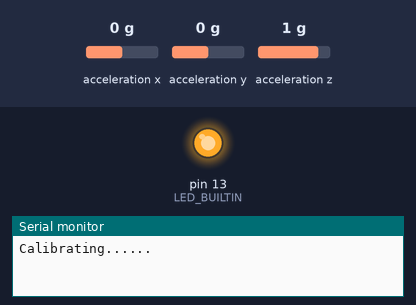
This sketch was run on a simulated Arduino Uno, built with avr-gcc and run on an emulated ATmega328P. Parts: output pins drawn as LEDs (lit = HIGH), the last lines printed to the serial monitor. Wiring (inferred from the names in the program): ADXL345 accelerometer at I2C address 0x53. The inputs (shaded band) are chosen by the test bench; at power-on: acceleration x 0 g, acceleration z 1 g, acceleration y 0 g.

Above: at 0.1 s.
At 1.6 s:
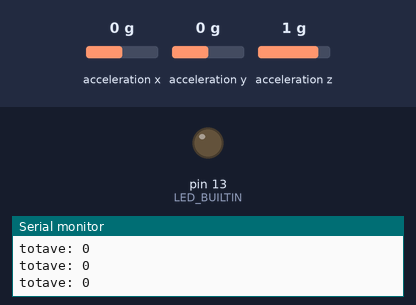
1.7 s: acceleration x set to -1.4 g
4.7 s: acceleration z set to 0 g
7.7 s: acceleration y set to -1.4 g
Timing chart, 0 to 10.7 s (numbered marks = the images above; inputs shaded):
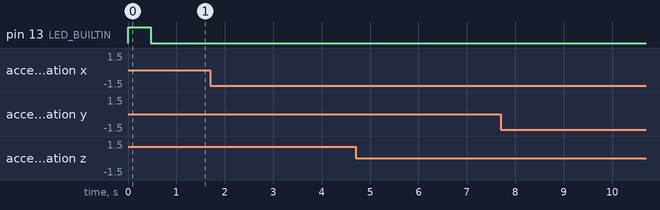

The sketch:

Accelerometer_step_count.ino
```cpp
#include <Wire.h>

#define DEVICE (0x53)    //ADXL345 device address
#define TO_READ (6)      //num of bytes we are going to read each time (two bytes for each axis)

byte buff[TO_READ];      //6 bytes buffer for saving data read from the device
int regAddress = 0x32;   //first axis-acceleration-data register on the ADXL345
int x, y, z;

int xavg, yavg, zavg, steps = 0, flag = 0;
int threshhold = 60.0;


void setup()
{
  Wire.begin();        // join i2c bus (address optional for master)
  Serial.begin(9600);  // start serial for output
  pinMode(LED_BUILTIN, OUTPUT);

  //Turning on the ADXL345
  writeTo(DEVICE, 0x2D, 0);     // ADXL345_POWER_CTL = Wakeup
  writeTo(DEVICE, 0x2D, 16);	// Auto_Sleep
  writeTo(DEVICE, 0x2D, 8);		// Measure

  calibrate();
}

void loop()
{
  readXYZ();

  Serial.print(x);
  Serial.print("\t");
  Serial.print(y);
  Serial.print("\t");
  Serial.print(z);
  Serial.println();
  Serial.print("Steps=");
  Serial.println(ArduinoPedometer());

  delay(10);
}

void readXYZ()
{
  readFrom(DEVICE, regAddress, TO_READ, buff); //read the acceleration data from the ADXL345

  //each axis reading comes in 10 bit resolution, ie 2 bytes.  Least Significat Byte first!!
  //thus we are converting both bytes in to one int
  x = (((int)buff[1]) << 8) | buff[0];
  y = (((int)buff[3]) << 8) | buff[2];
  z = (((int)buff[5]) << 8) | buff[4];
}


//Writes val to address register on device
void writeTo(int device, byte address, byte val) {
  Wire.beginTransmission(device); //start transmission to device
  Wire.write(address);        // send register address
  Wire.write(val);        // send value to write
  Wire.endTransmission(); //end transmission
}

//reads num bytes starting from address register on device in to buff array
void readFrom(int device, byte address, int num, byte buff[]) {
  Wire.beginTransmission(device); //start transmission to device
  Wire.write(address);        //sends address to read from
  Wire.endTransmission(); //end transmission

  Wire.beginTransmission(device); //start transmission to device
  Wire.requestFrom(device, num);    // request 6 bytes from device

  int i = 0;
  while (Wire.available())   //device may send less than requested (abnormal)
  {
    buff[i] = Wire.read(); // receive a byte
    i++;
  }
  Wire.endTransmission(); //end transmission
}

void calibrate() {
  int iter = 15;
  digitalWrite(LED_BUILTIN, HIGH);
  Serial.println("Calibrating......");

  int sumx = 0, sumy = 0, sumz = 0;

  for (int i = 0; i < iter; i++)
  {
    readXYZ();
    sumx = x + sumx;
    sumy = y + sumy;
    sumz = z + sumz;
    delay(30);
  }
  xavg = sumx / iter;
  yavg = sumy / iter;
  zavg = sumz / iter;

  Serial.print("xavg=");
  Serial.println(xavg);
  Serial.print("yavg=");
  Serial.println(yavg);
  Serial.print("zavg=");
  Serial.println(zavg);
  digitalWrite(LED_BUILTIN, LOW);
  Serial.println("Calibration Successful!");
}

//Get pedometer.
int ArduinoPedometer() {
  int totvect[15] = {0};
  int totave[15] = {0};
  for (int i = 0; i < 15; i++)
  {
    readXYZ();
    totvect[i] = sqrt(((x - xavg) * (x - xavg)) + ((y - yavg) * (y - yavg)) + ((z - zavg) * (z - zavg)));
    if (i == 0) {
      totave[i] = totvect[i];
    }
    else {
      totave[i] = (totvect[i] + totvect[i - 1]) / 2 ;
    }
    Serial.print("totave: ");
    Serial.println (totave[i]);
    delay(10);

    //cal steps
    if (totave[i] > threshhold && flag == 0)
    {
      steps = steps + 1;
      flag = 1;
    }
    else if (totave[i] > threshhold && flag == 1)
    {
      //do nothing
    }
    if (totave[i] < threshhold  && flag == 1)
    {
      flag = 0;
    }
    // Serial.print("steps=");
    // Serial.println(steps);
  }
  return (steps);
}
```
